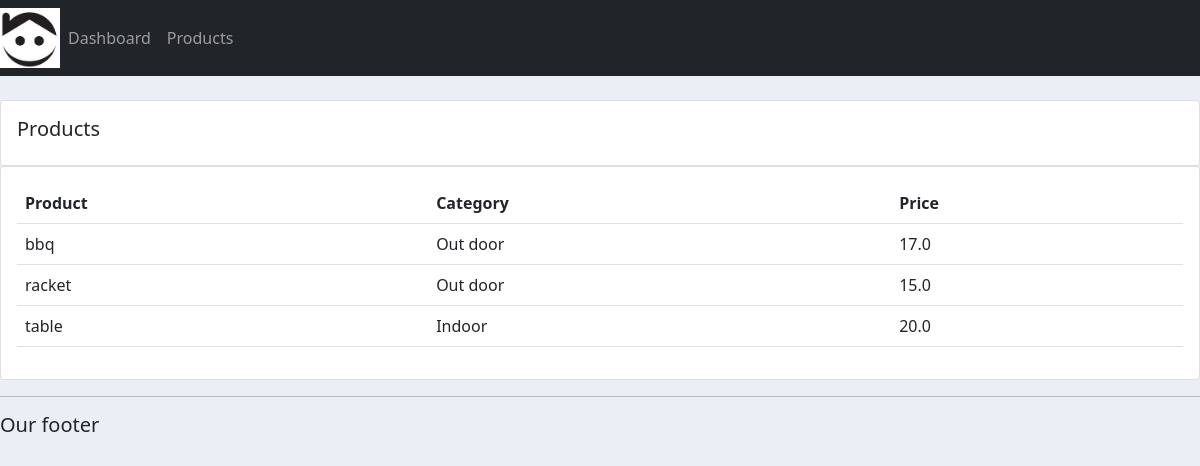
Screenshot of /products/ with the database file from the repository.
### accounts/models.py (models this page shows, shortened)
class Product(models.Model):
    CATEGORY = (
        ('Indoor', 'Indoor'),
        ('Out door', 'Out door'),
    )
    name = models.CharField(max_length=200, null=True)
    price = models.FloatField(null=True)
    category = models.CharField(max_length=200, null=True, choices=CATEGORY)
    description = models.CharField(max_length=200, null=True)
    date_created = models.DateTimeField(auto_now_add=True, null=True)
    tags = models.ManyToManyField(Tag)

### accounts/views.py (the view)
# urls.py: path('products/', views.products, name='products'),
def products(requests):
    products = Product.objects.all()
    context = {'products':products}
    return render(requests, 'accounts/products.html', context)

### accounts/templates/accounts/products.html
{% extends 'accounts/main.html' %}
{% block content %}
<br>
<div class="row">
    <div class="col-md">
        <div class="card card-body">
            <h5>Products</h5>
        </div>
        <div class="card card-body">
            <table class="table">
                <tr>
                    <th>Product</th>
                    <th>Category</th>
                    <th>Price</th>
                </tr>
                {% for i in products %}
                    <tr>
                        <td>{{i.name}}</td>
                        <td>{{i.category}}</td>
                        <td>{{i.price}}</td>
                    </tr>
                {% endfor %}
            </table>
        </div>
    </div>
</div>
{% endblock %}

### static/css/main.css (style rules this page uses)
body { background-color: #ebeff5; }

### rows the page displays
Product: name "bbq", category "Out door", price "17.0"
Product: name "racket", category "Out door", price "15.0"
Product: name "table", category "Indoor", price "20.0"
